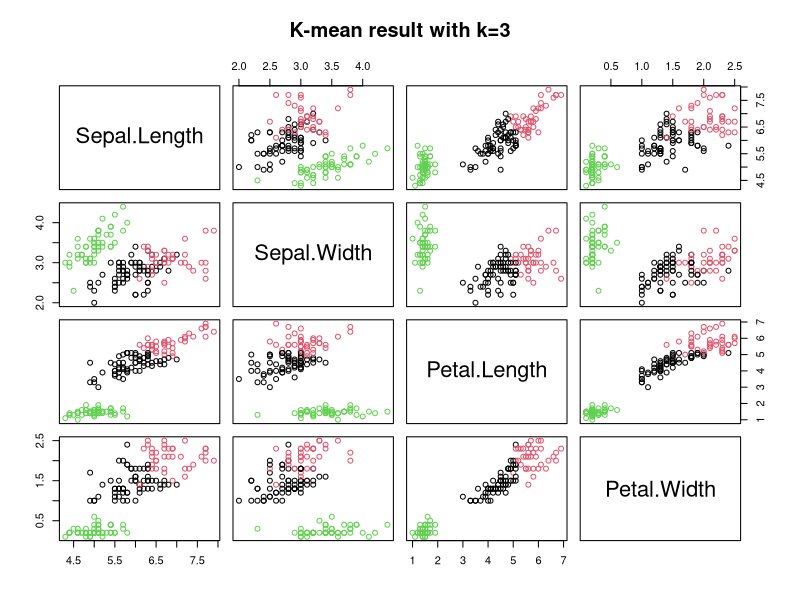
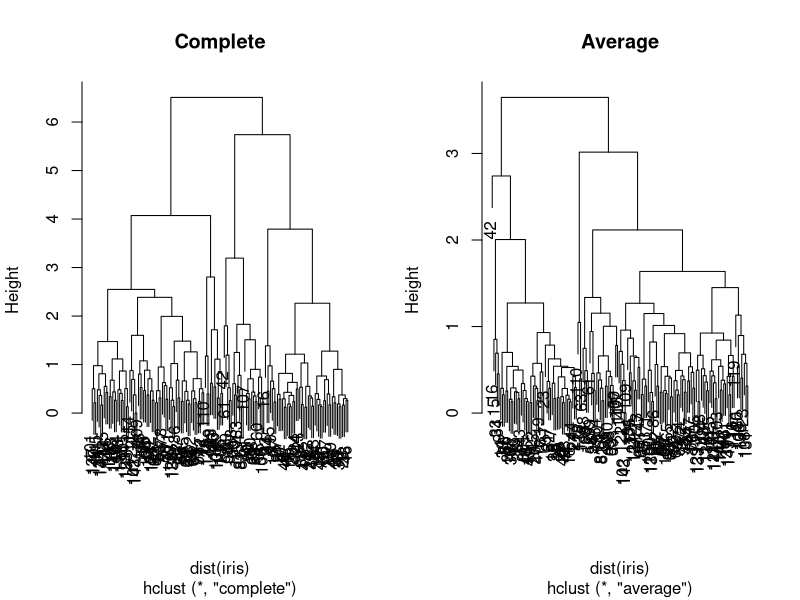

Write the R code that produced these figures, in order.
#### kmeans (Euclidean Distance)
iris # Chosen dataset
iris <- iris[,-5] # Dropping last column
iris # New dataset
?kmeans # What is kmean?
km.out <- kmeans(iris,3,nstart=10) #nstart tells how many times algorithm
# starts from beginning since the final answers is related to initial assignments.
names(km.out)
km.out$cluster # kmeans results
plot(iris, col=(km.out$cluster), main="K-mean result with k=3") #Scatterplot matrix


#### Hierarchical clustering
iris=scale(iris) #Scaling the data

hc.complete=hclust(dist(iris),method="complete") # Complete linkage type
hc.average=hclust(dist(iris),method="average")  # Average linkage type

par(mfrow=c(1,2)) #Plotting in a matrix form
plot(hc.complete,main='Complete')
plot(hc.average,main='Average')

cutree(hc.complete,3)
cutree(hc.average,3)


